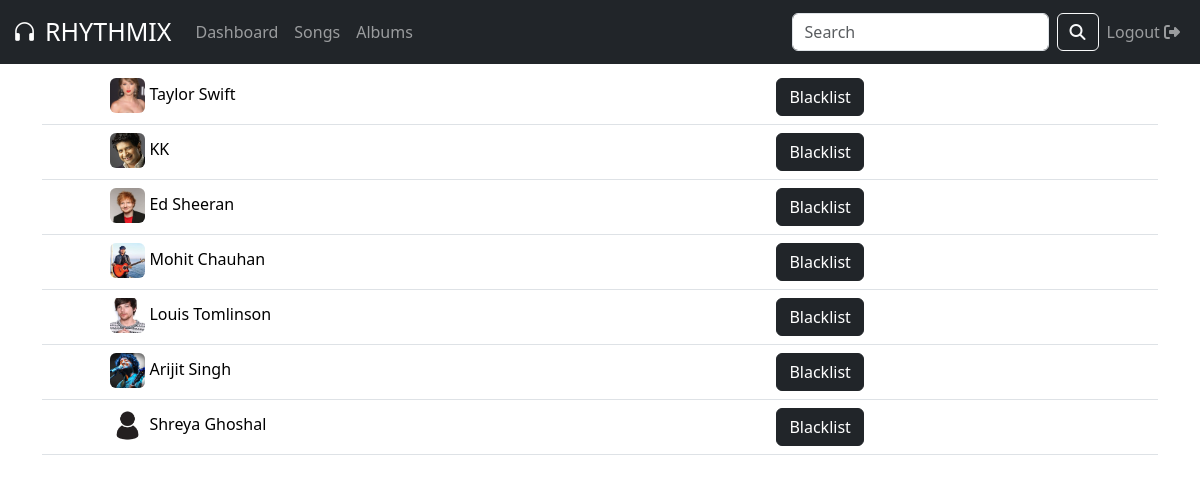
The page /all_creators on the database its author committed.
### models.py (models this page shows, shortened)
class User(db.Model, UserMixin):
    user_id = db.Column(db.Integer, primary_key=True, autoincrement=True)
    name = db.Column(db.String(100), nullable=False)
    username = db.Column(db.String(100), unique=True, nullable=False)
    password = db.Column(db.String(100), nullable=False)
    user_type = db.Column(db.String(100), default="general_user")
    profile_pic = db.Column(db.String(100), nullable=False)
    blacklisted = db.Column(db.Boolean, default=False)
    songs = db.relationship(
        "Song", backref="singer"
    )  # many-one btwn song and user(creator)
    albums = db.relationship(
        "Album", backref="album_creator"
    )  # many-one btwn album and user(creator)
    playlists = db.relationship(
        "Playlist", backref="user_playlist"
    )  # many-one btwn playlist and user(general)
    liked_songs = db.relationship("Song", backref="fav_songs", secondary=liked_songs)
    rated_songs = db.relationship("Song", backref="rated_songs", secondary=song_rating)

### app.py (the view)
@app.route("/all_creators", methods=["GET", "POST"])
def all_creators():
    creators = User.query.filter_by(user_type="creator").all()
    return render_template("all_creators.html", creators=creators)

### templates/all_creators.html (shortened to what this page needs)
<!DOCTYPE html>
<html>
  <head>
    <link
      href="https://cdn.jsdelivr.net/npm/bootstrap@5.3.2/dist/css/bootstrap.min.css"
      rel="stylesheet"
    />
    <link
      rel="stylesheet"
      href="https://cdnjs.cloudflare.com/ajax/libs/font-awesome/6.4.2/css/all.min.css"
    />
    <link
      rel="stylesheet"
      href="https://cdn.jsdelivr.net/npm/bootstrap-icons@1.11.1/font/bootstrap-icons.css"
    />
    <link rel="stylesheet" href="../static/style.css" />
  </head>
  <body>
    <nav class="navbar navbar-expand-lg fixed-top navbar-dark bg-dark">
      <div class="container-fluid">
        <a class="navbar-brand" style="font-size: 25px">
          <i class="bi bi-headphones me-2"></i>RHYTHMIX</a
        >
        <div class="collapse navbar-collapse" id="navbarSupportedContent">
          <ul class="navbar-nav me-auto mb-2 mb-lg-0">
            <li class="nav-item">
              <a class="nav-link" aria-current="page" href="/admin_dashboard"
                >Dashboard</a
              >
            </li>
            <li class="nav-item">
              <a class="nav-link" href="/admin_songs">Songs</a>
            </li>
            <li class="nav-item">
              <a class="nav-link" href="/admin_albums">Albums</a>
            </li>
          </ul>
          <form
            class="d-flex"
            role="search"
            method="POST"
            action="/admin_search"
          >
            <input
              class="form-control me-2"
              type="search"
              placeholder="Search"
              aria-label="Search"
              name="query"
            />
            <button class="btn btn-outline-light" type="submit">
              <i class="fa-solid fa-magnifying-glass"></i>
            </button>
          </form>
          <li class="nav-item navbar-nav">
            <a href="/" class="nav-link"
              >Logout <i class="fa-solid fa-right-from-bracket"></i
            ></a>
          </li>
        </div>
      </div>
    </nav>
    <div class="content container">
      <table class="table">
        <tbody>
          {% for creator in creators %}
          <tr>
            <td></td>
            <td>
              <img
                src="{{url_for('static', filename='profile_pictures/'+creator.profile_pic)}}"
                alt=""
                class="table-image rounded"
              />
              {{creator.name}}
            </td>
            <td>
              {% if creator.blacklisted %}
              <a href="/blacklist/{{creator.user_id}}" class="btn btn-light"
                >Whitelist</a
              >
              {% else %}
              <a href="/blacklist/{{creator.user_id}}" class="btn btn-dark"
                >Blacklist</a
              >
              {% endif %}
            </td>
          </tr>
          {% endfor %}
        </tbody>
      </table>
    </div>
  </body>
</html>

### static/style.css (style rules this page uses)
.content { margin-top: 70px; }
.table-image { height: 35px; width: 35px; object-fit: cover; }

### rows shown on the page
User: profile_pic (picture), name "Taylor Swift"
User: profile_pic (picture), name "KK"
User: profile_pic (picture), name "Ed Sheeran"
User: profile_pic (picture), name "Mohit Chauhan"
User: profile_pic (picture), name "Louis Tomlinson"
User: profile_pic (picture), name "Arijit Singh"
User: profile_pic (placeholder picture), name "Shreya Ghoshal"
